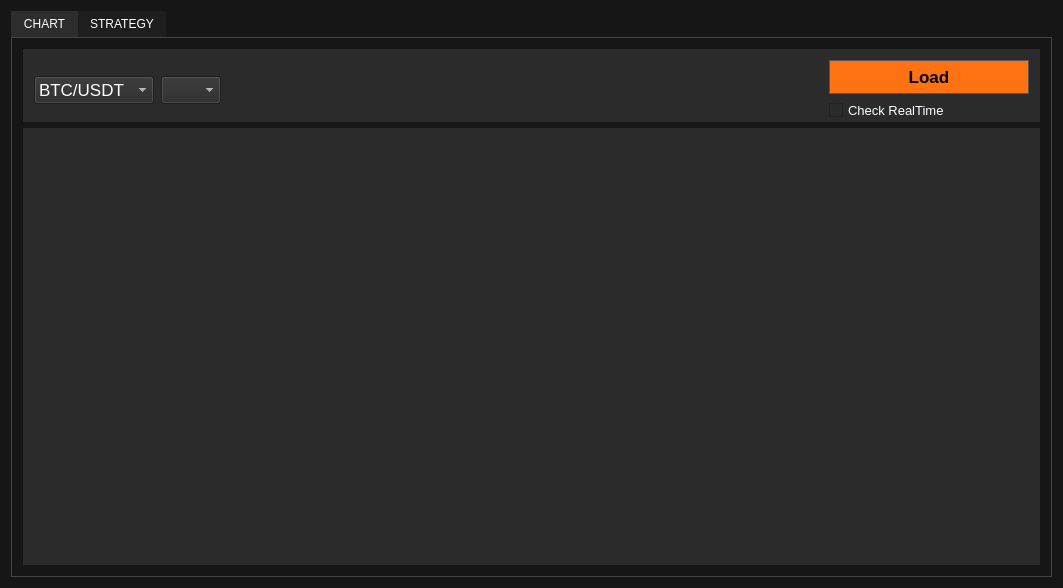
<?xml version="1.0" encoding="UTF-8"?>
<ui version="4.0">
 <class>MainWindow</class>
 <widget class="QMainWindow" name="MainWindow">
  <property name="geometry">
   <rect>
    <x>0</x>
    <y>0</y>
    <width>1063</width>
    <height>588</height>
   </rect>
  </property>
  <property name="windowTitle">
   <string>TradeSoft</string>
  </property>
  <property name="styleSheet">
   <string notr="true">QMainWindow, QWidget {
    background-color: rgb(22, 22, 22);
    color: white;
}

QTabWidget::pane {
    border: 1px solid #444;
}

QTabBar::tab {
    background: rgb(30, 30, 30);
    color: white;
    padding: 6px 12px;
}

QTabBar::tab:selected {
    background: rgb(45, 45, 45);
}

QPushButton {
    background-color: rgb(40, 40, 40);
    border: 1px solid #555;
    padding: 6px 14px;
}
</string>
  </property>
  <widget class="QWidget" name="centralWidget">
   <layout class="QGridLayout" name="gridLayout">
    <item row="0" column="0">
     <layout class="QGridLayout" name="gridLayout_2" rowstretch="0" columnstretch="0">
      <item row="0" column="0">
       <widget class="QTabWidget" name="chartTabWidget">
        <property name="autoFillBackground">
         <bool>false</bool>
        </property>
        <property name="styleSheet">
         <string notr="true">background-color: rgb(22, 22, 22);

color: white;                /* цвет текста */</string>
        </property>
        <property name="currentIndex">
         <number>0</number>
        </property>
        <widget class="QWidget" name="tab_chart" native="true">
         <property name="styleSheet">
          <string notr="true">background-color: rgb(22, 22, 22);

color: white;                /* цвет текста */</string>
         </property>
         <attribute name="title">
          <string>CHART</string>
         </attribute>
         <layout class="QGridLayout" name="gridLayout_4" rowstretch="0,0,0">
          <item row="2" column="0">
           <widget class="QWidget" name="widget" native="true">
            <property name="sizePolicy">
             <sizepolicy hsizetype="Expanding" vsizetype="Expanding">
              <horstretch>0</horstretch>
              <verstretch>0</verstretch>
             </sizepolicy>
            </property>
            <property name="styleSheet">
             <string notr="true">background-color: rgb(43, 43, 43);
color: white;                /* цвет текста */</string>
            </property>
           </widget>
          </item>
          <item row="1" column="0">
           <widget class="QFrame" name="horizontalFrame">
            <property name="styleSheet">
             <string notr="true">background-color: rgb(43, 43, 43);
color: white;                /* цвет текста */</string>
            </property>
            <layout class="QHBoxLayout" name="horizontalLayout" stretch="0,0,0,0,0,0">
             <property name="spacing">
              <number>7</number>
             </property>
             <property name="sizeConstraint">
              <enum>QLayout::SetDefaultConstraint</enum>
             </property>
             <property name="bottomMargin">
              <number>1</number>
             </property>
             <item>
              <widget class="QComboBox" name="comboSymbol">
               <property name="sizePolicy">
                <sizepolicy hsizetype="Fixed" vsizetype="Fixed">
                 <horstretch>0</horstretch>
                 <verstretch>0</verstretch>
                </sizepolicy>
               </property>
               <property name="minimumSize">
                <size>
                 <width>120</width>
                 <height>0</height>
                </size>
               </property>
               <property name="font">
                <font>
                 <pointsize>13</pointsize>
                </font>
               </property>
               <property name="styleSheet">
                <string notr="true">background-color: rgb(43, 43, 43);
color: white;                /* цвет текста */</string>
               </property>
               <item>
                <property name="text">
                 <string>BTC/USDT</string>
                </property>
               </item>
               <item>
                <property name="text">
                 <string>ETH/USDT</string>
                </property>
               </item>
               <item>
                <property name="text">
                 <string>XRP/USDT</string>
                </property>
               </item>
               <item>
                <property name="text">
                 <string>SEI/USDT</string>
                </property>
               </item>
               <item>
                <property name="text">
                 <string>APEX/USDT</string>
                </property>
               </item>
               <item>
                <property name="text">
                 <string>ADA/USDT</string>
                </property>
               </item>
               <item>
                <property name="text">
                 <string>SOL/USDT</string>
                </property>
               </item>
               <item>
                <property name="text">
                 <string>PEPE/USDT</string>
                </property>
               </item>
               <item>
                <property name="text">
                 <string>TON/USDT</string>
                </property>
               </item>
              </widget>
             </item>
             <item>
              <widget class="QComboBox" name="comboTimeframe">
               <property name="sizePolicy">
                <sizepolicy hsizetype="Fixed" vsizetype="Fixed">
                 <horstretch>0</horstretch>
                 <verstretch>0</verstretch>
                </sizepolicy>
               </property>
               <property name="minimumSize">
                <size>
                 <width>60</width>
                 <height>0</height>
                </size>
               </property>
               <property name="font">
                <font>
                 <pointsize>13</pointsize>
                </font>
               </property>
               <property name="styleSheet">
                <string notr="true">background-color: rgb(43, 43, 43);
color: white;                /* цвет текста */</string>
               </property>
              </widget>
             </item>
             <item>
              <spacer name="horizontalSpacer">
               <property name="orientation">
                <enum>Qt::Horizontal</enum>
               </property>
               <property name="sizeHint" stdset="0">
                <size>
                 <width>400</width>
                 <height>20</height>
                </size>
               </property>
              </spacer>
             </item>
             <item>
              <widget class="QLabel" name="label">
               <property name="sizePolicy">
                <sizepolicy hsizetype="Expanding" vsizetype="Fixed">
                 <horstretch>0</horstretch>
                 <verstretch>0</verstretch>
                </sizepolicy>
               </property>
               <property name="minimumSize">
                <size>
                 <width>200</width>
                 <height>0</height>
                </size>
               </property>
               <property name="layoutDirection">
                <enum>Qt::LeftToRight</enum>
               </property>
               <property name="text">
                <string/>
               </property>
              </widget>
             </item>
             <item>
              <spacer name="horizontalSpacer_2">
               <property name="orientation">
                <enum>Qt::Horizontal</enum>
               </property>
               <property name="sizeType">
                <enum>QSizePolicy::Expanding</enum>
               </property>
               <property name="sizeHint" stdset="0">
                <size>
                 <width>200</width>
                 <height>20</height>
                </size>
               </property>
              </spacer>
             </item>
             <item>
              <layout class="QGridLayout" name="gridLayout_3">
               <item row="0" column="0">
                <widget class="QPushButton" name="btnLoad">
                 <property name="sizePolicy">
                  <sizepolicy hsizetype="Fixed" vsizetype="Fixed">
                   <horstretch>0</horstretch>
                   <verstretch>0</verstretch>
                  </sizepolicy>
                 </property>
                 <property name="minimumSize">
                  <size>
                   <width>200</width>
                   <height>0</height>
                  </size>
                 </property>
                 <property name="font">
                  <font>
                   <family>MS Shell Dlg 2</family>
                   <pointsize>13</pointsize>
                   <weight>75</weight>
                   <italic>false</italic>
                   <bold>true</bold>
                  </font>
                 </property>
                 <property name="styleSheet">
                  <string notr="true">background-color:red;   /* фон */
color: black;                /* цвет текста */
background-color: rgb(255, 114, 20);</string>
                 </property>
                 <property name="text">
                  <string>Load</string>
                 </property>
                </widget>
               </item>
               <item row="1" column="0">
                <widget class="QCheckBox" name="chkRealtime">
                 <property name="font">
                  <font>
                   <family>MS Shell Dlg 2</family>
                   <pointsize>10</pointsize>
                   <weight>50</weight>
                   <italic>false</italic>
                   <bold>false</bold>
                  </font>
                 </property>
                 <property name="layoutDirection">
                  <enum>Qt::LeftToRight</enum>
                 </property>
                 <property name="autoFillBackground">
                  <bool>false</bool>
                 </property>
                 <property name="styleSheet">
                  <string notr="true">background-color: rgb(43, 43, 43);
color: white;                /* цвет текста */</string>
                 </property>
                 <property name="text">
                  <string>Check RealTime</string>
                 </property>
                </widget>
               </item>
              </layout>
             </item>
            </layout>
           </widget>
          </item>
         </layout>
        </widget>
        <widget class="QWidget" name="tab_strategy">
         <property name="styleSheet">
          <string notr="true">background-color: rgb(22, 22, 22);
color: white;                /* цвет текста */</string>
         </property>
         <attribute name="title">
          <string>STRATEGY</string>
         </attribute>
        </widget>
       </widget>
      </item>
     </layout>
    </item>
   </layout>
  </widget>
 </widget>
 <layoutdefault spacing="6" margin="11"/>
 <resources/>
 <connections/>
</ui>
